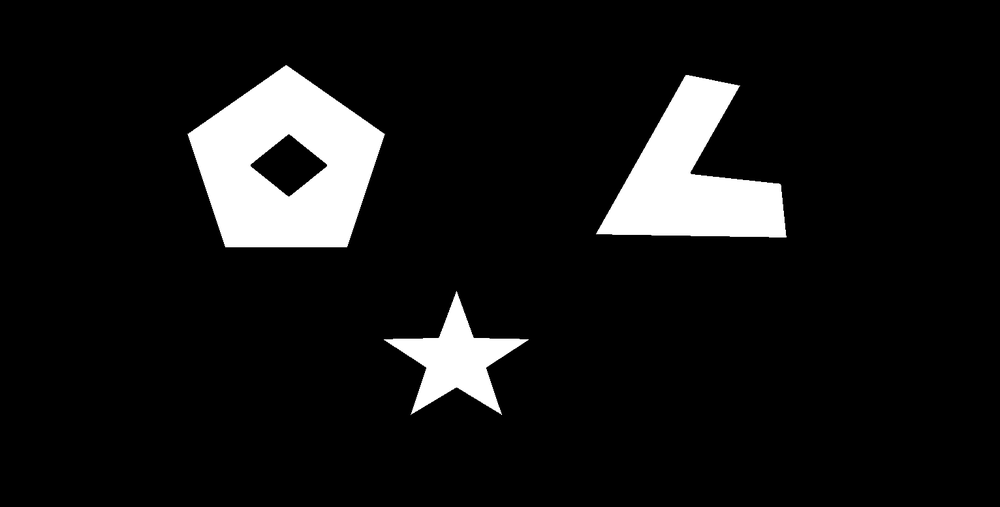
#> input picture Numan Kod Projeleri/Python İle Görüntü işleme/Görüntü işleme/Nesne Tespiti/Kontür Algılama/Kontur.png, 1000 x 507 px, shrunk from 1532 x 777 before the run
$ python 'Kontür Algılama.py'   (older library calls are emulated)
#> lines starting #> are read from the running program, lines starting #| are printed output that depends on the picture; after the words box and inside, x2 and y2 are one past the last pixel; in counts of white or black regions, pixels touching at a corner belong together
# -*- coding: utf-8 -*-
"""
Created on Sat Feb  5 12:39:15 2022

@author: Numan
"""

""" Resim içe aktarma"""


import cv2
import matplotlib.pyplot as plt
import numpy as np

# resim içe aktarma

img=cv2.imread("Kontur.png",0)
#> img is the input picture: shape (507, 1000); min 0, max 255, mean 22.3

plt.figure(),plt.imshow(img,cmap="gray"),plt.axis("off")
# Kontur uygulama

image, contours ,hierarch = cv2.findContours (img, cv2.RETR_CCOMP,cv2.CHAIN_APPROX_SIMPLE)
#> contours = 646 contours, 637 with area under 20; largest, box (x1, y1, x2, y2) and area: (185, 63, 388, 248) 25744, (594, 73, 788, 239) 16673, (381, 290, 529, 417) 6978, (252, 136, 326, 195) 2142, (689, 236, 769, 239) 156

external_contour=np.zeros(img.shape)
internal_contour=np.zeros(img.shape)


for i in range(len(contours)):
    if hierarch[0][i][3]==-1:
        cv2.drawContours(external_contour,contours,i,255,-1)
    else:
        cv2.drawContours(internal_contour, contours,i,255,-1)
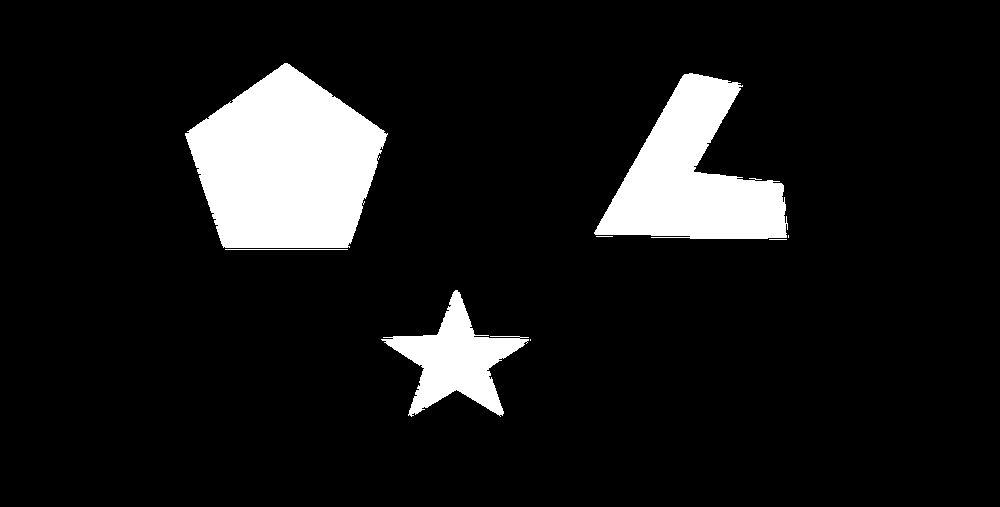
#> external_contour: shape (507, 1000) float64; 10% white; 8 white regions (4 under 20 px), largest, box (x1, y1, x2, y2) and area: (185, 63, 388, 248) 26051, (594, 73, 788, 239) 17087, (381, 290, 529, 417) 7308, (225, 249, 348, 250) 123
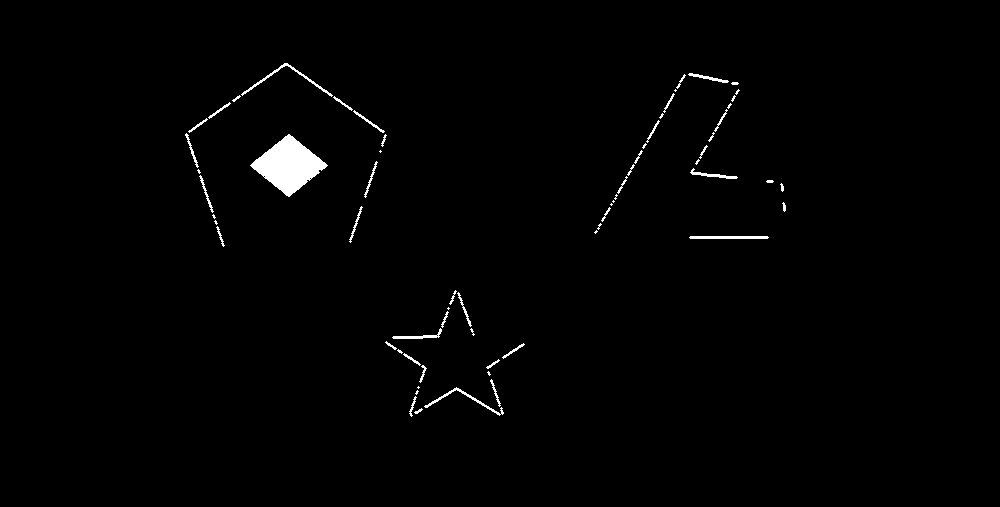
#> internal_contour: shape (507, 1000) float64; 1.1% white; 65 white regions (22 under 20 px), largest, box (x1, y1, x2, y2) and area: (250, 134, 328, 197) 2504, (241, 63, 333, 97) 269, (424, 387, 504, 416) 239

plt.figure(),plt.imshow(external_contour,cmap="gray"),plt.axis("off")
plt.figure(),plt.imshow(internal_contour,cmap="gray"),plt.axis("off")
